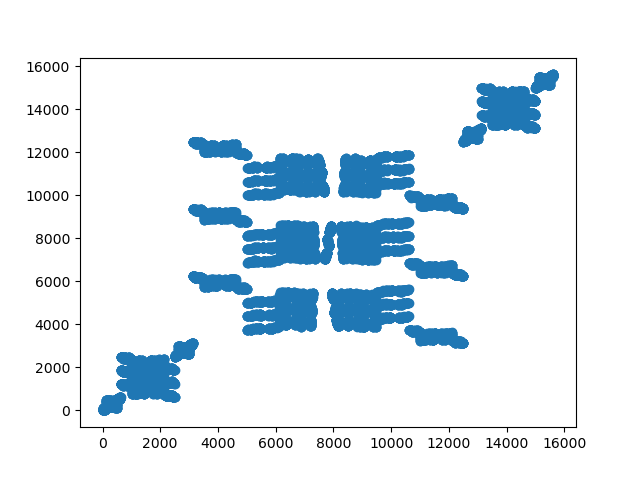

Here is the Python script that generated this plot:
# visualization of OEIS A220952
# http://oeis.org/A220952
# A twisted enumeration of the nonnegative integers.

# Definition:

# Say that nonnegative integers a and b are adjacent when their base-5 expansions ...a_2 a_1 a_0 and ...b_2 b_1 b_0 
# satisfy the condition that if i > j then the pairs of base-5 digits 
# (a_i,a_j) and (b_i,b_j) are either equal or consecutive in the path through {0, 1, 2, 3, 4}^2 shown at the diagram:
  # (0,4)--(1,4)--(2,4)--(3,4)  (4,4)
  #   |                    |      |
  #   |                    |      |
  # (0,3)  (1,3)--(2,3)  (3,3)  (4,3)
  #   |      |      |      |      |
  #   |      |      |      |      |
  # (0,2)  (1,2)  (2,2)  (3,2)  (4,2)
  #   |      |      |      |      |
  #   |      |      |      |      |
  # (0,1)  (1,1)  (2,1)--(3,1)  (4,1)
  #   |      |                    |
  #   |      |                    |
  # (0,0)  (1,0)--(2,0)--(3,0)--(4,0)


 
# first 15624 in csv adjacent
# CODE TO TRANSLATE THE ORIGINAL IMPORT CSV INTO CLEANER DATA
# a_csv = open('A220952_input.csv', mode="r").read().split('\n')
# b_csv = open('A220952_in.csv', mode="w")
# writer = csv.writer(b_csv, delimiter=',', quotechar='"', quoting=csv.QUOTE_MINIMAL)
# for row in a_csv:
# 	temp = row
# 	temp2 = temp.split()
# 	writer.writerow([temp2[0], temp2[1]])

import matplotlib.pyplot as plt
# import numpy as np 
import pandas as pd

t = pd.read_csv('A220952_in.csv')


plt.plot(t['0'], t['0.1'], 'o')

plt.savefig("A220952.png")

